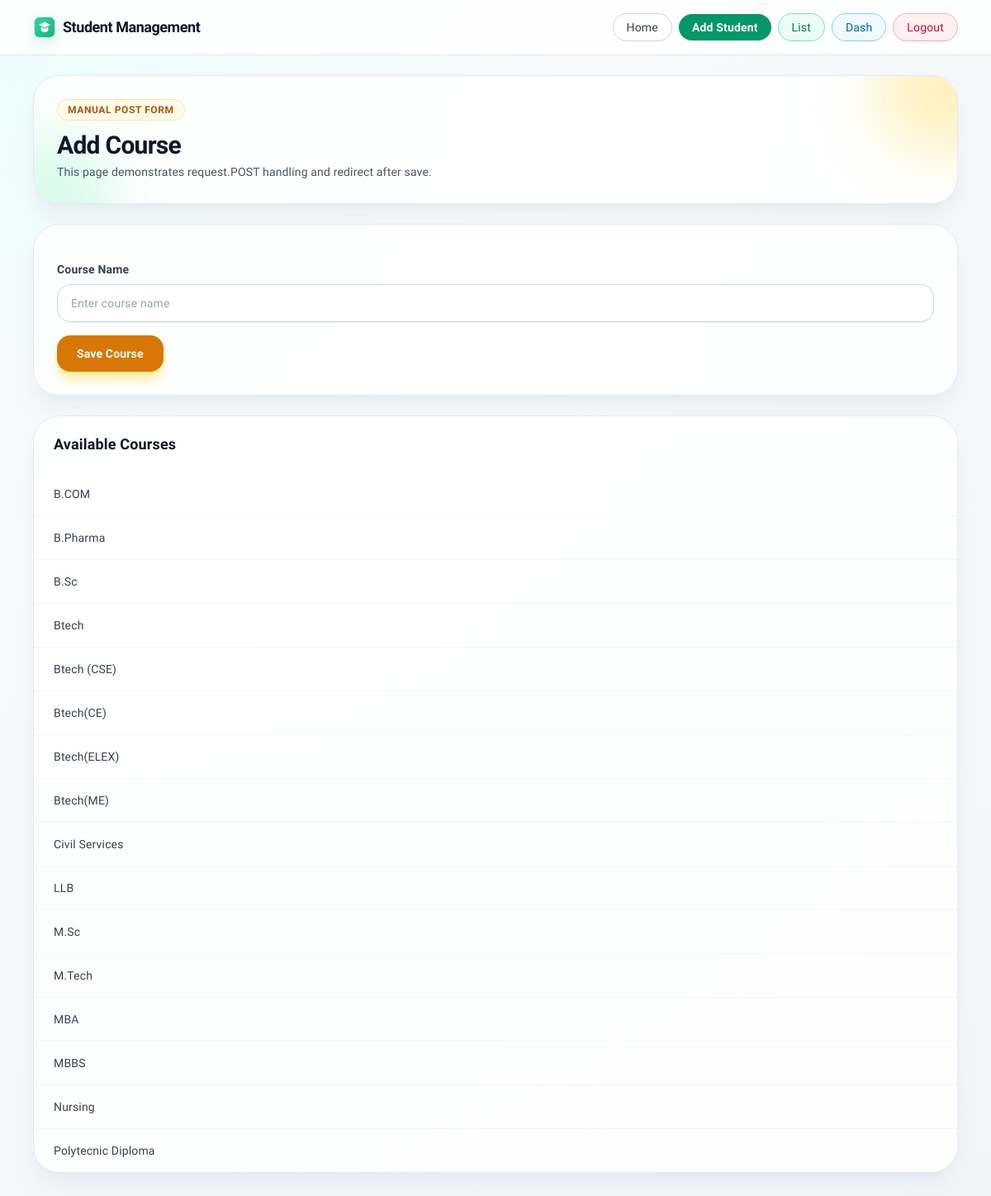
The page /courses/add/ (signed in) on the database its author committed.
### students/models.py (models this page shows, shortened)
class Course(models.Model):
    name = models.CharField(max_length=100)

### students/views.py (the view, shortened to what this page needs)
# urls.py: path('courses/add/', views.add_course, name='add_course'),
@login_required
def add_course(request):
    return render(
        request,
        "add_course.html",
        {"courses": Course.objects.all().order_by("name")},
    )

### students/templates/add_course.html (shortened to what this page needs)
{% extends "base.html" %}
{% block content %}
<section class="space-y-6">
    <div class="relative overflow-hidden rounded-[2rem] border border-slate-200 bg-white/90 p-7 shadow-xl shadow-slate-200/70">
        <div class="pointer-events-none absolute -right-16 -top-16 h-40 w-40 rounded-full bg-amber-200/60 blur-2xl"></div>
        <div class="pointer-events-none absolute -bottom-16 -left-12 h-36 w-36 rounded-full bg-emerald-200/50 blur-2xl"></div>
        <div class="relative">
            <span class="inline-block rounded-full border border-amber-200 bg-amber-50 px-3 py-1 text-xs font-semibold uppercase tracking-wider text-amber-700">Manual POST Form</span>
            <h1 class="mt-3 text-3xl font-extrabold tracking-tight text-slate-900">Add Course</h1>
            <p class="mt-1 text-sm text-slate-600">This page demonstrates request.POST handling and redirect after save.</p>
        </div>
    </div>
    <div class="overflow-hidden rounded-[2rem] border border-slate-200 bg-white/90 p-7 shadow-xl shadow-slate-200/70">
        <form method="POST" class="space-y-4" novalidate>
            <div>
                <label for="id_name" class="mb-2 block text-sm font-semibold text-slate-700">Course Name</label>
                <input
                    type="text"
                    id="id_name"
                    name="name"
                    placeholder="Enter course name"
                    class="w-full rounded-2xl border border-slate-300 bg-white/90 px-4 py-3 text-sm font-medium text-slate-800 shadow-sm outline-none transition placeholder:text-slate-400 focus:border-amber-500 focus:ring-4 focus:ring-amber-100"
                    required
                >
            </div>
            <button type="submit" class="rounded-2xl bg-amber-600 px-6 py-3 text-sm font-bold text-white shadow-lg shadow-amber-200 transition hover:bg-amber-700">
                Save Course
            </button>
        </form>
    </div>
    <div class="overflow-hidden rounded-[2rem] border border-slate-200 bg-white/90 shadow-xl shadow-slate-200/70">
        <div class="px-6 py-5">
            <h2 class="text-lg font-bold text-slate-900">Available Courses</h2>
        </div>
        <ul class="divide-y divide-slate-100">
            {% for course in courses %}
            <li class="px-6 py-4 text-sm font-medium text-slate-700">{{ course.name }}</li>
            {% empty %}
            <li class="px-6 py-6 text-sm text-slate-500">No courses added yet.</li>
            {% endfor %}
        </ul>
    </div>
</section>
{% endblock %}

### students/static/students/css/style.css (style rules this page uses)
:root { --brand-ring: rgba(16, 185, 129, 0.15); }
body { letter-spacing: 0.01em; }

### rows shown on the page
Course: name "B.COM"
Course: name "B.Pharma"
Course: name "B.Sc"
Course: name "Btech"
Course: name "Btech (CSE)"
Course: name "Btech(CE)"
Course: name "Btech(ELEX)"
Course: name "Btech(ME)"
Course: name "Civil Services"
Course: name "LLB"
Course: name "M.Sc"
Course: name "M.Tech"
Course: name "MBA"
Course: name "MBBS"
Course: name "Nursing"
Course: name "Polytecnic Diploma"
